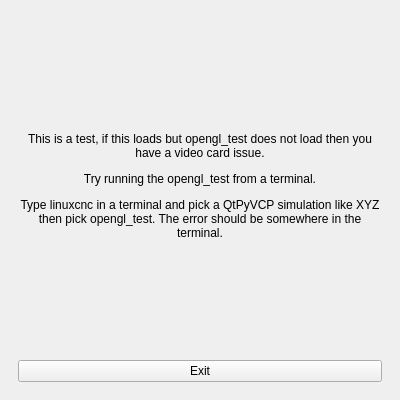
<?xml version="1.0" encoding="UTF-8"?>
<ui version="4.0">
 <class>MainWindow</class>
 <widget class="QMainWindow" name="MainWindow">
  <property name="geometry">
   <rect>
    <x>0</x>
    <y>0</y>
    <width>400</width>
    <height>400</height>
   </rect>
  </property>
  <property name="sizePolicy">
   <sizepolicy hsizetype="Fixed" vsizetype="Fixed">
    <horstretch>0</horstretch>
    <verstretch>0</verstretch>
   </sizepolicy>
  </property>
  <property name="maximumSize">
   <size>
    <width>800</width>
    <height>600</height>
   </size>
  </property>
  <property name="windowTitle">
   <string>MainWindow</string>
  </property>
  <widget class="QWidget" name="centralwidget">
   <layout class="QVBoxLayout" name="verticalLayout">
    <item>
     <widget class="QWidget" name="verticalWidget" native="true">
      <layout class="QVBoxLayout" name="verticalLayout_2">
       <item>
        <widget class="QLabel" name="label">
         <property name="text">
          <string>&lt;html&gt;&lt;head/&gt;&lt;body&gt;&lt;p&gt;This is a test, if this loads but opengl_test does not load then you have a video card issue.&lt;/p&gt;&lt;p&gt;Try running the opengl_test from a terminal.&lt;/p&gt;&lt;p&gt;Type linuxcnc in a terminal and pick a QtPyVCP simulation like XYZ then pick opengl_test. The error should be somewhere in the terminal.&lt;/p&gt;&lt;/body&gt;&lt;/html&gt;</string>
         </property>
         <property name="alignment">
          <set>Qt::AlignCenter</set>
         </property>
         <property name="wordWrap">
          <bool>true</bool>
         </property>
        </widget>
       </item>
       <item>
        <widget class="QPushButton" name="exitBtn">
         <property name="text">
          <string>Exit</string>
         </property>
        </widget>
       </item>
      </layout>
     </widget>
    </item>
   </layout>
  </widget>
  <action name="actionExit">
   <property name="text">
    <string>Exit</string>
   </property>
   <property name="shortcut">
    <string>Ctrl+Q</string>
   </property>
  </action>
  <action name="actionOPEN">
   <property name="text">
    <string>oPEN</string>
   </property>
  </action>
  <action name="actionOpen">
   <property name="text">
    <string>Open</string>
   </property>
   <property name="shortcut">
    <string>Ctrl+O</string>
   </property>
  </action>
  <action name="actionFullscreen">
   <property name="checkable">
    <bool>true</bool>
   </property>
   <property name="text">
    <string>Fullscreen</string>
   </property>
   <property name="shortcut">
    <string>F11</string>
   </property>
  </action>
 </widget>
 <resources/>
 <connections/>
</ui>
